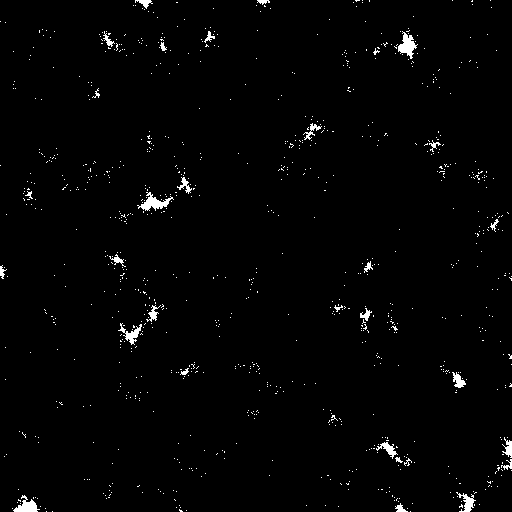
#> input picture data/deg_test/iter-100.png, 512 x 512 px, given in place of iter-100.tif, which was not available
$ python pydeg.py
#> lines starting #> are read from the running program, lines starting #| are printed output that depends on the picture; after the words box and inside, x2 and y2 are one past the last pixel; in counts of white or black regions, pixels touching at a corner belong together; pictures that were not available may be replaced by others from this repository, and a replacement may not be noted
### pystruts.py
from PIL import Image
import PIL.ImageOps as imgops
import scipy as sp
import numpy as np
import scipy.ndimage as ndimage
import skimage
import skimage.morphology as morph
import pydirectory as pyd
import matplotlib.pyplot as plt
import os
import csv
from collections import Counter, OrderedDict
import math

def convert_bool(im):
    return np.array(im, dtype=bool)

# [15 lines left out: function _parse_data, not called in this run]

def _parse_lt(data):
    im = list(data)[0]
    del_list = ['raw_data', 'filter']
    for i in del_list:
        del data[im][i]
    data_array = data[im]['lt'].flatten()
    data_array = data_array[data_array != 0]
    del data[im]
    data[im] = np.ndarray.tolist(data_array)
    data[im] = [i*13.30141 for i in data[im]] #original 3.32967
    return data

def save_lt(data, output_dir):
    im = list(data)[0]
    data = _parse_lt(data)
    csv_cols = list(data)
    filename = output_dir+im+'.csv'
    with open(filename, 'w', newline='') as csvfile:
        writer = csv.writer(csvfile)
        writer.writerow(data.keys())
        writer.writerows(zip(*data.values()))

# [17 lines left out: functions save_csv, freq_count, not called in this run]

def roundup(num):
    return int(math.ceil(num/10.0))*10

# [30 lines left out: functions hist, save_hist, save_freq_count, not called in this run]

class Data(object):
    def __init__(self):
        self.data = {}
        self.preferences = {}

class ImageImporter(object):
    def __init__(self, data, inputdir):
        self.data = data
        self.inputdir = inputdir

    def import_image(self, image):
#> called with image = 'iter-100'
        self.data[image] = {}
        self.data[image]["raw_data"] = np.array(Image.open(
            pyd.Directory(self.inputdir + image + '.tif').InputDIR() #.tif
        ))
        return self.data

class Filters(object):
    def __init__(self, data, min_size):
        self.data = data
        self.min_size = min_size

    # [7 lines left out: function median_filter, not called in this run]
    def none(self):
        im = list(self.data)[0]
        self.data[im]["filter"] = self.data[im]["raw_data"]
        return self.data

class LocalThickness(object):
    def __init__(self, data):
        self.data = data
        self.im = list(self.data)[0]

    def distance_transform(self, im):
        return ndimage.distance_transform_edt(im)

    # [15 lines left out: functions skeleton, ridge, not called in this run]
        # print(self.data[self.im]["filter"])

    def local_thickness(self, sizes, invert=False):
        if invert:
            im_invert = np.array(imgops.invert(Image.fromarray(
                self.data[self.im]["filter"])))
            dt = ndimage.distance_transform_edt(im_invert)
        else:
            dt = ndimage.distance_transform_edt(
                self.data[self.im]["filter"])
        if isinstance(sizes, int):
            sizes = np.logspace(start = np.log10(np.amax(dt)), stop = 0, num = sizes)
            print('max ' + str(np.amax(dt)))
        else:
            sizes = np.unique(sizes)[-1::-1]
        imresults = np.zeros(shape=self.data[self.im]["raw_data"].shape)
        for r in sizes:
            imtemp = dt >= r
            if np.any(imtemp):
                imtemp = ndimage.distance_transform_edt(~imtemp) < r
                imresults[(imresults == 0)*imtemp] = r
        self.data[self.im]["lt"] = imresults
        return self.data

class Measure(object):
    # [48 lines left out: functions __init__, _parse_histogram, porosity, psd_nphistogram, psd, not called in this run]

    def measure_all(self, voxel_size, bins, log):
        self.porosity()
        self.psd(voxel_size, bins, log)


### pydirectory.py
import os

class Directory():
    def __init__(self, input_str, output_str=None):
        self.input_str = input_str
        self.output_str = output_str

    def InputDIR(self):
        input_path = os.path.join(*self.input_str.split('/'))
        return input_path

    def OutputDIR(self):
        if not os.path.exists(os.path.join(*self.output_str.split('/'))):
            os.makedirs(os.path.join(*self.output_str.split('/')))
        output_path = os.path.join(*self.output_str.split('/'))
        return output_path

### pydeg.py
from PIL import Image
import PIL.ImageOps as imops
import numpy as np
import scipy as sp
import scipy.ndimage as ndimage
import skimage.data as skdata
import skimage.io as skio
from skimage import img_as_uint
from pystruts import ImageImporter, Filters, LocalThickness
import pystruts as pys
import matplotlib as mpl
import matplotlib.pyplot as plt
import matplotlib.gridspec as gs
import math
import random
import pydirectory as pyd
import matplotlib.animation
import os

#take edt
#identify pixels on the edge
#turn them off

#for expansion
#invert image
#identify pixels on edge
#turn them on

mpl.use('Agg')
mpl.rcParams['animation.ffmpeg_path'] = 'C:/Program Files/ImageMagick-7.0.8-Q16/ffmpeg.exe'
mpl.rcParams['animation.convert_path'] = 'C:\Program Files\ImageMagick-7.0.8-Q16/magick.exe'
d = pyd.Directory('/data/final_images/', '/data/deg_test/')

in_dir = d.InputDIR()
out_dir = d.OutputDIR()

out_dir2 = pyd.Directory('data/deg_test/', 'data/deg_test2/').OutputDIR()

# [60 lines left out: functions iter, neighbours, not called in this run]

def decline(a, b, i):
    return (a-((a/i)**i), b-((b/i)**i))


def shuffled(a):
    np.random.shuffle(a)
    return a

# [11 lines of commented-out code are left out]

filelist = os.listdir(out_dir)
filelist.sort(key = lambda f: int(''.join(filter(str.isdigit, f))))

sizes = np.logspace(start=np.log10(200), stop=0, num=100)[-1::-1]
# print(sizes) #25 #np.arange(start=1, stop=500, step=0.1)
bins = np.linspace(start=1, stop=601, num=300)

for i in filelist:
    i = i[:-4]
    file = out_dir + i + '.png'
    data = pys.Data().data
    im1 = pys.ImageImporter(data, out_dir).import_image(i)
#> im1 = 1 item
    im1 = pys.Filters(data, 3).none() #original 15
#> in none, `im = list(self.data)[0]`: im = 'iter-100'
    im1 = pys.LocalThickness(data).local_thickness(sizes, invert=True)
#> in local_thickness, `im_invert = np.array(imgops.invert(Image.fromarray( self.data[self.im]..`:
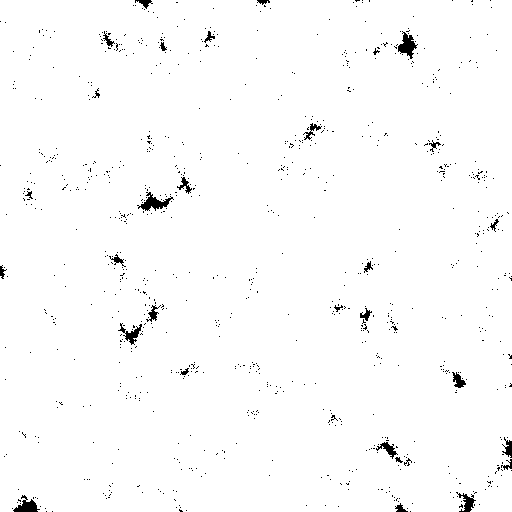
#> im_invert: shape (512, 512); min 0, max 255, mean 251.2
#> in local_thickness, `dt = ndimage.distance_transform_edt(im_invert)`:
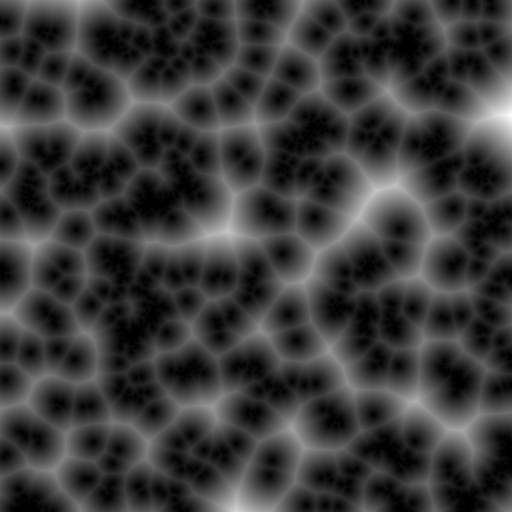
#> dt: shape (512, 512) float64; min 0, max 58.41, mean 13.5; drawn with min black and max white
#> after the loop in local_thickness, `for r in sizes:`:
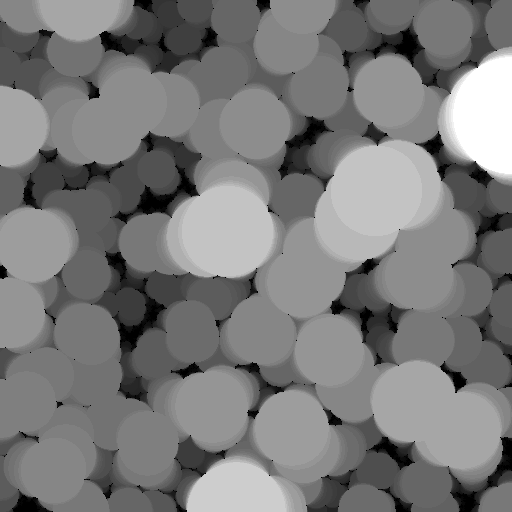
#> imresults: shape (512, 512) float64; min 0, max 58.4, mean 28.1; drawn with min black and max white
#> after the loop in local_thickness, `for r in sizes:`: imtemp: shape (512, 512) bool; 98.5% white; 908 black regions (878 under 20 px), largest, box (x1, y1, x2, y2) and area: (137, 192, 174, 211) 275, (398, 31, 418, 59) 265, (13, 495, 40, 512) 223
    grid = gs.GridSpec(1, 3)
    plt.figure()
    ax = plt.subplot(grid[0, 0])
    plt.imshow(data[i]['raw_data'], cmap='binary')
    plt.axis('off')
    plt.title('raw_data')

    ax = plt.subplot(grid[0, 1])
    plt.imshow(data[i]['filter'], cmap='binary')
    plt.axis('off')
    plt.title('filter')

    ax = plt.subplot(grid[0, 2])
    plt.imshow(data[i]['lt'])
    plt.axis('off')
    plt.title('lt')

    plt.suptitle(i)
    # plt.show()
    plt.savefig(out_dir2+i+'.png', dpi=300)
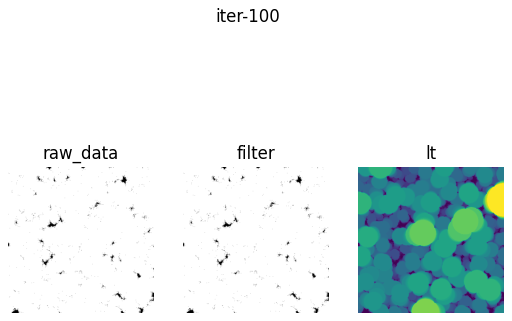
#> figure drawn by matplotlib, 3 panels
    plt.close()
    im2 = pys.save_lt(data, out_dir2)
#> in save_lt, `data = _parse_lt(data)`: data = 1 item
#> in save_lt, `csv_cols = list(data)`: csv_cols = ['iter-100']
#> in save_lt, `filename = output_dir+im+'.csv'`: filename = 'data/deg_test2/iter-100.csv'

ltdir = pyd.Directory('/data/deg_test2/', '/data/deg_test2output/')
ltlist = os.listdir(ltdir.OutputDIR())

$ run again, on data/deg_test/iter-2.png
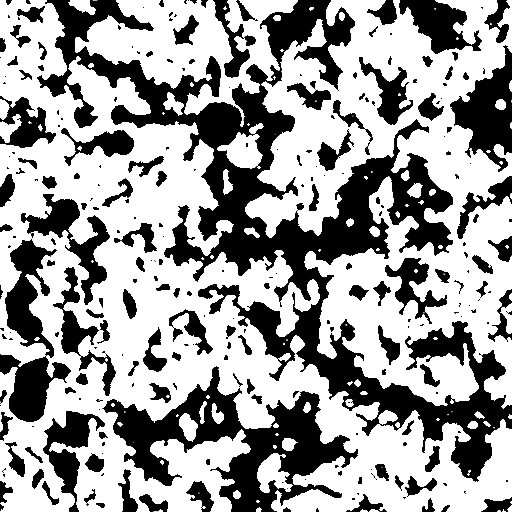
#> input picture data/deg_test/iter-2.png, 512 x 512 px, given in place of iter-2.tif, which was not available
#> im1 = 1 item
#> in none, `im = list(self.data)[0]`: im = 'iter-2'
#> after the loop in local_thickness, `for r in sizes:`:
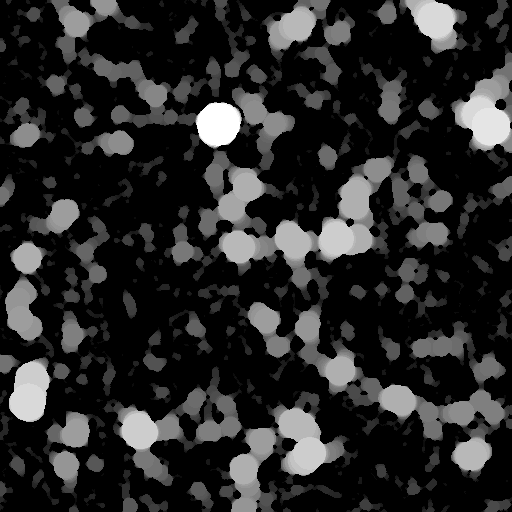
#> imresults: shape (512, 512) float64; min 0, max 20.03, mean 3.3; drawn with min black and max white
#> `plt.savefig(out_dir2+i+'.png', dpi=300)`:
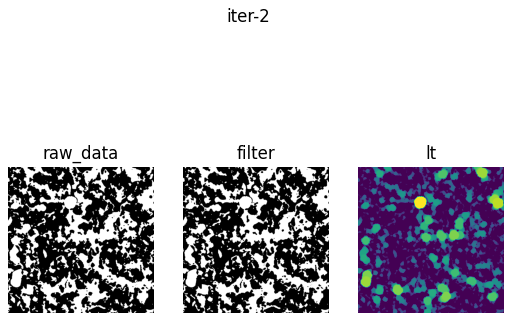
#> figure drawn by matplotlib, 3 panels
#> data = 1 item
#> csv_cols = ['iter-2']
#> filename = 'data/deg_test2/iter-2.csv'
